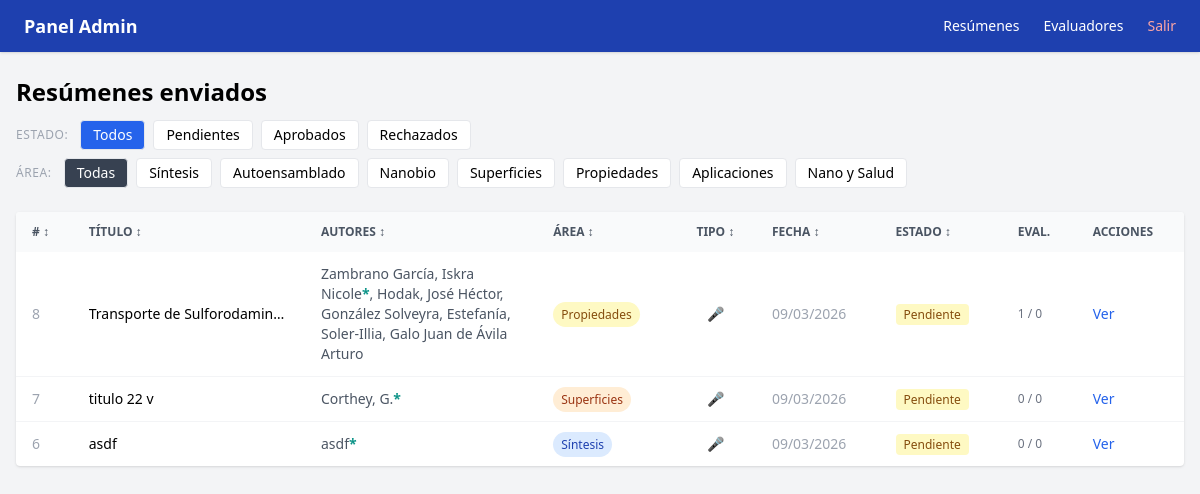
The page /admin (signed in) on the database its author committed.
### app/models.py (models this page shows)
class Abstract(Base):
    __tablename__ = "abstracts"
    id = Column(Integer, primary_key=True, index=True)
    titulo = Column(String, nullable=False)
    autor = Column(String, nullable=False)
    afiliacion = Column(String, nullable=False)
    email_autor = Column(String, nullable=False)
    contenido_html = Column(Text, nullable=False)
    presentacion_oral = Column(Integer, default=0)  # 1 = sí
    estado = Column(Enum(EstadoEnum), default=EstadoEnum.pendiente)
    fecha_envio = Column(DateTime, default=datetime.utcnow)
    reviews = relationship("Review", back_populates="abstract")
    asignaciones = relationship("Asignacion", back_populates="abstract")
    autores = relationship("Autor", back_populates="abstract", order_by="Autor.orden")
    afiliaciones = relationship("Afiliacion", back_populates="abstract", order_by="Afiliacion.orden")
    area_tematica = Column(String, nullable=True)
    referencias_html = Column(Text, nullable=True)

class Autor(Base):
    __tablename__ = "autores"
    id = Column(Integer, primary_key=True, index=True)
    abstract_id = Column(Integer, ForeignKey("abstracts.id"), nullable=False)
    nombre = Column(String, nullable=False)
    orden = Column(Integer, nullable=False)
    es_presentador = Column(Integer, default=0)  # 1 = sí
    afiliaciones_ids = Column(String, nullable=True)  # ej: "1,2"
    abstract = relationship("Abstract", back_populates="autores")

### app/main.py (the view)
@app.get("/admin", response_class=HTMLResponse)
@app.get("/admin", response_class=HTMLResponse)
def admin_abstracts(
    request: Request,
    estado: str = "todos",
    area: str = "todas",
    current_user: models.User = Depends(require_admin),
    db: Session = Depends(get_db)
):
    query = db.query(models.Abstract)
    if estado != "todos":
        query = query.filter(models.Abstract.estado == estado)
    if area != "todas":
        query = query.filter(models.Abstract.area_tematica == area)
    abstracts = query.order_by(models.Abstract.fecha_envio.desc()).all()
    return templates.TemplateResponse("admin/abstracts.html", {
        "request": request,
        "abstracts": abstracts,
        "estado_filtro": estado,
        "area_filtro": area,
        "current_user": current_user
    })

### app/templates/admin/abstracts.html (shortened to what this page needs)
{% extends "admin/base.html" %}
{% block content %}
<div class="mb-6">
    <div class="flex items-center justify-between mb-3">
        <h1 class="text-2xl font-bold">Resúmenes enviados</h1>
    </div>
    <div class="flex flex-wrap gap-2 text-sm mb-2">
        <span class="text-gray-400 text-xs self-center uppercase tracking-wider mr-1">Estado:</span>
        <a href="?estado=todos&area={{ area_filtro }}" class="px-3 py-1 rounded border {% if estado_filtro == 'todos' %}bg-blue-600 text-white{% else %}bg-white{% endif %}">Todos</a>
        <a href="?estado=pendiente&area={{ area_filtro }}" class="px-3 py-1 rounded border {% if estado_filtro == 'pendiente' %}bg-yellow-500 text-white{% else %}bg-white{% endif %}">Pendientes</a>
        <a href="?estado=aprobado&area={{ area_filtro }}" class="px-3 py-1 rounded border {% if estado_filtro == 'aprobado' %}bg-green-600 text-white{% else %}bg-white{% endif %}">Aprobados</a>
        <a href="?estado=rechazado&area={{ area_filtro }}" class="px-3 py-1 rounded border {% if estado_filtro == 'rechazado' %}bg-red-600 text-white{% else %}bg-white{% endif %}">Rechazados</a>
    </div>
    <div class="flex flex-wrap gap-2 text-sm">
        <span class="text-gray-400 text-xs self-center uppercase tracking-wider mr-1">Área:</span>
        <a href="?estado={{ estado_filtro }}&area=todas" class="px-3 py-1 rounded border {% if area_filtro == 'todas' %}bg-gray-700 text-white{% else %}bg-white{% endif %}">Todas</a>
        <a href="?estado={{ estado_filtro }}&area=1" class="px-3 py-1 rounded border {% if area_filtro == '1' %}bg-blue-500 text-white{% else %}bg-white{% endif %}">Síntesis</a>
        <a href="?estado={{ estado_filtro }}&area=2" class="px-3 py-1 rounded border {% if area_filtro == '2' %}bg-purple-500 text-white{% else %}bg-white{% endif %}">Autoensamblado</a>
        <a href="?estado={{ estado_filtro }}&area=3" class="px-3 py-1 rounded border {% if area_filtro == '3' %}bg-green-500 text-white{% else %}bg-white{% endif %}">Nanobio</a>
        <a href="?estado={{ estado_filtro }}&area=4" class="px-3 py-1 rounded border {% if area_filtro == '4' %}bg-orange-500 text-white{% else %}bg-white{% endif %}">Superficies</a>
        <a href="?estado={{ estado_filtro }}&area=5" class="px-3 py-1 rounded border {% if area_filtro == '5' %}bg-yellow-500 text-white{% else %}bg-white{% endif %}">Propiedades</a>
        <a href="?estado={{ estado_filtro }}&area=6" class="px-3 py-1 rounded border {% if area_filtro == '6' %}bg-teal-500 text-white{% else %}bg-white{% endif %}">Aplicaciones</a>
        <a href="?estado={{ estado_filtro }}&area=7" class="px-3 py-1 rounded border {% if area_filtro == '7' %}bg-red-500 text-white{% else %}bg-white{% endif %}">Nano y Salud</a>
    </div>
</div>
{% if abstracts %}
<div class="bg-white rounded shadow overflow-x-auto">
    <table class="text-sm" id="tabla-abstracts" style="min-width: 800px; width: 100%;">
        <thead class="bg-gray-50 text-gray-600 uppercase text-xs">
            <tr>
                <th class="px-4 py-3 text-left cursor-pointer hover:bg-gray-100 select-none" onclick="sortTable(0)"># <span class="sort-icon">↕</span></th>
                <th class="px-4 py-3 text-left cursor-pointer hover:bg-gray-100 select-none" onclick="sortTable(1)">Título <span class="sort-icon">↕</span></th>
                <th class="px-4 py-3 text-left cursor-pointer hover:bg-gray-100 select-none" onclick="sortTable(2)">Autores <span class="sort-icon">↕</span></th>
                <th class="px-4 py-3 text-left cursor-pointer hover:bg-gray-100 select-none" onclick="sortTable(3)">Área <span class="sort-icon">↕</span></th>
                <th class="px-4 py-3 text-center cursor-pointer hover:bg-gray-100 select-none" onclick="sortTable(4)">Tipo <span class="sort-icon">↕</span></th>
                <th class="px-4 py-3 text-left cursor-pointer hover:bg-gray-100 select-none" onclick="sortTable(5)">Fecha <span class="sort-icon">↕</span></th>
                <th class="px-4 py-3 text-left cursor-pointer hover:bg-gray-100 select-none" onclick="sortTable(6)">Estado <span class="sort-icon">↕</span></th>
                <th class="px-4 py-3 text-left">Eval.</th>
                <th class="px-4 py-3 text-left">Acciones</th>
            </tr>
        </thead>
        <tbody class="divide-y divide-gray-100">
            {% for a in abstracts %}
            {% set area_info = {
                '1': ('Síntesis', 'bg-blue-100 text-blue-800'),
                '2': ('Autoensamblado', 'bg-purple-100 text-purple-800'),
                '3': ('Nanobio', 'bg-green-100 text-green-800'),
                '4': ('Superficies', 'bg-orange-100 text-orange-800'),
                '5': ('Propiedades', 'bg-yellow-100 text-yellow-800'),
                '6': ('Aplicaciones', 'bg-teal-100 text-teal-800'),
                '7': ('Nano y Salud', 'bg-red-100 text-red-800'),
            } %}
            {% set info = area_info.get(a.area_tematica, ('—', 'bg-gray-100 text-gray-500')) %}
            <tr class="hover:bg-gray-50">
                <td class="px-4 py-3 text-gray-400">{{ a.id }}</td>
                <td class="px-4 py-3 font-medium" style="max-width: 200px;">
                    <div class="truncate">{{ a.titulo | striptags }}</div>
                </td>
                <td class="px-4 py-3 text-gray-600" style="max-width: 200px;">
                    {% for autor in a.autores %}
                        <span>{{ autor.nombre }}{% if autor.es_presentador %}<span class="text-teal-600 font-bold" title="Presenta">*</span>{% endif %}{% if not loop.last %}, {% endif %}</span>
                    {% endfor %}
                </td>
                <td class="px-4 py-3">
                    <span class="px-2 py-1 rounded-full text-xs font-medium {{ info[1] }}">{{ info[0] }}</span>
                </td>
                <td class="px-4 py-3 text-center">
                    {% if a.presentacion_oral %}
                        <span class="text-teal-600" title="Solicita presentación oral">🎤</span>
                    {% else %}
                        <span class="text-gray-400" title="Solo póster">📋</span>
                    {% endif %}
                </td>
                <td class="px-4 py-3 text-gray-400 whitespace-nowrap">{{ a.fecha_envio.strftime('%d/%m/%Y') }}</td>
                <td class="px-4 py-3 whitespace-nowrap">
                    {% if a.estado.value == 'pendiente' %}
                        <span class="bg-yellow-100 text-yellow-800 px-2 py-0.5 rounded text-xs">Pendiente</span>
                    {% elif a.estado.value == 'aprobado' %}
                        <span class="bg-green-100 text-green-800 px-2 py-0.5 rounded text-xs">Aprobado</span>
                    {% else %}
                        <span class="bg-red-100 text-red-800 px-2 py-0.5 rounded text-xs">Rechazado</span>
                    {% endif %}
                </td>
                <td class="px-4 py-3 text-gray-500 text-xs whitespace-nowrap">{{ a.asignaciones | length }} / {{ a.reviews | length }}</td>
                <td class="px-4 py-3">
                    <a href="/admin/abstracts/{{ a.id }}" class="text-blue-600 hover:underline">Ver</a>
                </td>
            </tr>
            {% endfor %}
        </tbody>
    </table>
</div>
{% else %}
<div class="bg-white rounded shadow p-8 text-center text-gray-400">
    No hay resúmenes con este filtro.
</div>
{% endif %}
{% endblock %}

### app/templates/admin/base.html (shortened to what this page needs)
<!DOCTYPE html>
<html lang="es">
<head>
    <script src="https://cdn.tailwindcss.com"></script>
</head>
<body class="bg-gray-100 min-h-screen">
    <nav class="bg-blue-800 text-white px-6 py-3 sticky top-0 z-50 shadow">
        <div class="flex items-center justify-between">
            <span class="font-bold text-lg">Panel Admin</span>
            <div class="hidden md:flex gap-6 text-sm">
                <a href="/admin" class="hover:underline">Resúmenes</a>
                <a href="/admin/evaluadores" class="hover:underline">Evaluadores</a>
                <a href="/logout" class="hover:underline text-red-300">Salir</a>
            </div>
        </div>
    </nav>
    <div class="w-full px-4 py-6">
        {% block content %}{% endblock %}
    </div>
</body>
</html>

### rows shown on the page
Abstract: id "8", titulo "Transporte de Sulforodamin…", info "Propiedades", fecha_envio "09/03/2026", estado "Pendiente", asignaciones|length "1", reviews|length "0"
Autor: nombre "Zambrano García, Iskra Nicole"
Autor: nombre "Hodak, José Héctor"
Autor: nombre "González Solveyra, Estefanía"
Autor: nombre "Soler-Illia, Galo Juan de Ávila Arturo"
Abstract: id "7", titulo "titulo 22 v", info "Superficies", fecha_envio "09/03/2026", estado "Pendiente", asignaciones|length "0", reviews|length "0"
Autor: nombre "Corthey, G."
Abstract: id "6", titulo "asdf", info "Síntesis", fecha_envio "09/03/2026", estado "Pendiente", asignaciones|length "0", reviews|length "0"
Autor: nombre "asdf"
